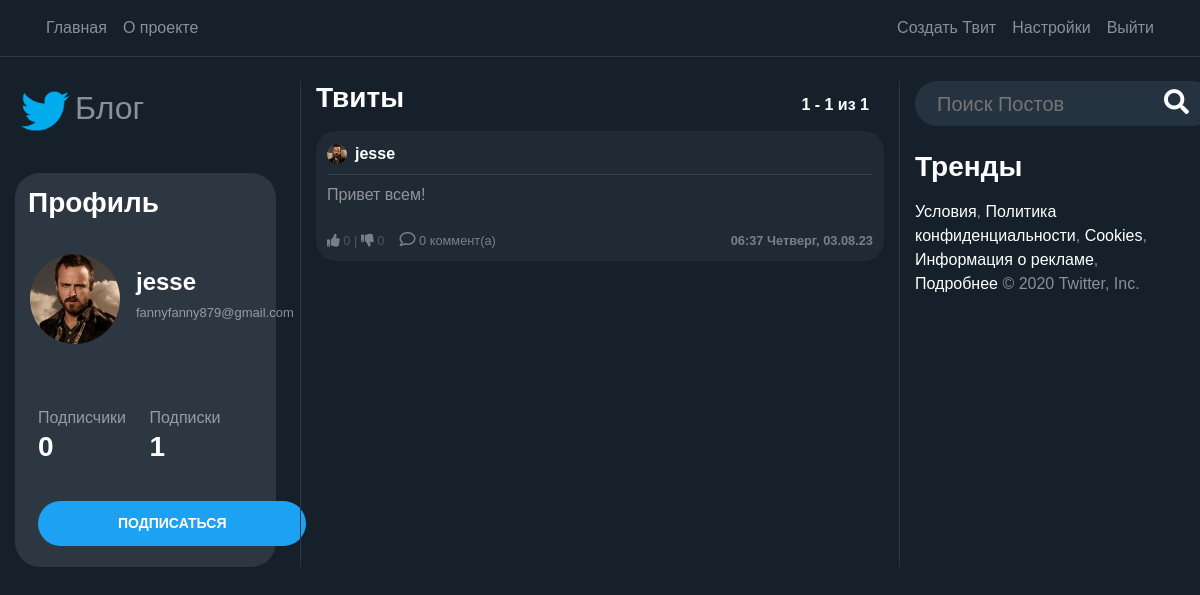
Screenshot of /user/jesse (signed in) with the database file from the repository.
### users/models.py (models this page shows, shortened)
class Profile(models.Model):
    user = models.OneToOneField(User, on_delete=models.CASCADE)
    image = models.ImageField(default='default.png', upload_to='profile_pics')
    @property
    def followers(self):
        return Follow.objects.filter(follow_user=self.user).count()
    @property
    def following(self):
        return Follow.objects.filter(user=self.user).count()

### blog/models.py (models this page shows, shortened)
class Post(models.Model):
    content = models.TextField(max_length=1000)
    date_posted = models.DateTimeField(default=timezone.now)
    author = models.ForeignKey(User, on_delete=models.CASCADE)
    likes= models.IntegerField(default=0)
    dislikes= models.IntegerField(default=0)
    @property
    def number_of_comments(self):
        return Comment.objects.filter(post_connected=self).count()

### blog/views.py (the view, shortened to what this page needs)
# urls.py: path('user/<str:username>', UserPostListView.as_view(), name='user-posts'),
class UserPostListView(LoginRequiredMixin, ListView):
    model = Post
    template_name = 'blog/user_posts.html'
    context_object_name = 'posts'
    paginate_by = PAGINATION_COUNT
    def visible_user(self):
        return get_object_or_404(User, username=self.kwargs.get('username'))
    def get_context_data(self, **kwargs):
        visible_user = self.visible_user()
        logged_user = self.request.user
        print(logged_user.username == '', file=sys.stderr)
        if logged_user.username == '' or logged_user is None:
            can_follow = False
        else:
            can_follow = (Follow.objects.filter(user=logged_user,
                                                follow_user=visible_user).count() == 0)
        data = super().get_context_data(**kwargs)
        data['user_profile'] = visible_user
        data['can_follow'] = can_follow
        return data
    def get_queryset(self):
        user = self.visible_user()
        return Post.objects.filter(author=user).order_by('-date_posted')

### blog/templates/blog/user_posts.html
{% extends "blog/home.html" %}

### blog/templates/blog/home.html (shortened to what this page needs)
{% extends "blog/base.html" %}
{% load static %}
{% block content %}
    <div class="row">
        <div class="col-12 col-md-3 pr-4 dont-move">
            <a href="/"> <h2><img class="img-fluid" width="60" src="{% static 'blog/logo.png' %}">Блог</h2></a><br>
            <div class="profile-section">
            <h3 class="white-important p-2">
                Профиль
            </h3>
            <article class="media content-section" style="height: 140px; width: 100%">
                {%  if user_profile != None %}
                    <div class="mt-2 d-flex full-width align-items-center">
                        <img
                           class="rounded-circle mr-3 img-fluid"
                           style="width: 90px; height: 90px;"
                           src="{{ user_profile.profile.image.url }}">
                        <div>
                            <h4 style="text-align: left"
                                    class="white-important">
                                {{ user_profile.username }}
                            </h4>
                            <h6 style="text-align: left"
                                    class="email-profile">
                                {{ user.email }}
                            </h6>
                        </div>
                    </div>
                {%  endif %}
            </article>
            <article class="media content-section">
                <div class="row full-width pl-2">
                    <div class="col-6">
                            Подписчики
                    </div>
                    <div class="col-6">
                            Подписки
                    </div>
                    {%  if user_profile != None %}
                        <div class="col-6">
                            <h3 class="white-important follow-click">
                                <a href="{% url 'user-followers' user_profile.username %}">
                                    {{ user_profile.profile.followers }}
                                </a>
                            </h3>
                        </div>
                         <div class="col-6">
                            <a href="{% url 'user-follows' user_profile.username %}">
                                <h3 class="white-important follow-click">
                                    {{ user_profile.profile.following }}
                                </h3>
                            </a>
                        </div>
                    {%  endif %}
                </div>
            </article>
            <div class="d-flex">
                {%  if user_profile is not None and user_profile.id != user.id  and user.username != '' %}
                    <form method="POST">
                        <div class="form-group">
                            <button style="margin-left: 18px" class="btn btn-sm btn-outline-primary"
                                    name="{% if can_follow %}follow{% else %}unfollow{% endif %}"
                                    type="submit">
                                 {% if can_follow %}
                                     ПОДПИСАТЬСЯ
                                 {% else %}
                                     ОТПИСАТЬСЯ
                                 {% endif %}
                            </button>
                        </div>
                    </form>
                {% endif %}
            </div>
            </div>
        </div>
        <div class="col-12 col-md-6 scrollable" >
            <div class="full-width row">
                <div class="col-6">
                    <h3 class="white-important mb-3">
                        Твиты
                    </h3>
                </div>
                 <div class="col-6 no-padding">
                    <h6
                            style="position: absolute; bottom: 0; right: 0"
                            class="white-important mb-3">
                        {{ page_obj.start_index }} - {{ page_obj.end_index }} из
                        {{ paginator.count }}
                    </h6>
                </div>
            </div>
            {% for post in posts %}
                <article class="media content-section hovered-tweet">
                <div style="width: 100%; word-break: break-all;">
                    <div class="pb-2 row m-0" style="width: 100%; margin-right: 0 !important;">
                       <div
                               style="padding-left: 0px !important;"
                               class="col-8 no-padding d-flex align-items-center">
                           <img
                               class="rounded-circle mr-2"
                               style="width: 20px; height: 20px;"
                               src="{{ post.author.profile.image.url }}">
                           <a class="mr-2 white-important" href="{% url 'user-posts' post.author %}">
                               {{ post.author }}
                           </a>
                       </div>
                       <div class="col-4 d-flex flex-row-reverse no-padding align-items-center"
                            style="padding-right: 0 !important;">
                       </div>
                   </div>
                    <div
                            class="mb-2"
                            style="width: 100%; height: 1px; background-color: rgba(255, 255, 255, 0.1)"></div>
                    <a
                            style="color: rgba(255, 255, 255, 0.5) !important;"
                            href="{% url 'post-detail' post.id %}">
                        <p class="mb-4">
                            {{ post.content }}
                        </p>
                    </a>
                        <div class="row">
                            <div class="col-6" style="display: flex;">
                                <small style="opacity: 0.4;">
                                    <a href="#" onClick="document.getElementById('likebutton').submit()"><i class="fas fa-thumbs-up"></i></a> {{post.likes}}   |   <a href="#" onClick="document.getElementById('dislikebutton').submit()"><i class="fas fa-thumbs-down"></i></a> {{post.dislikes}}
                                </small>
                                <small style="opacity: 0.4; margin-left:15px;">
                                    <a href="/post/{{post.id}}/">
                                        <i style=" font-size: 16px;" class="far fa-comment"></i> {{ post.number_of_comments }} коммент(а)
                                    </a>
                                </small>
                            </div>
                            <div class="col-6">
                                <small
                                        style="opacity: 0.4;"
                                    class="white-important d-flex full-width flex-row-reverse">
                                    {{ post.date_posted | date:"H:i l, d.m.y" }}
                                </small>
                            </div>
                        </div>
                </div>
                </article>
            {% endfor %}
        </div>
        <div class="col-12 col-md-3 dont-move">
            <form action="{% url 'search' %}" method="post">{% csrf_token %}
                <div class="search-container">
                    <div class="search">
                    <input required name="search" type="text" id="zip-code-input" placeholder="Поиск Постов">
                    <button type="submit" style="border:0; background: transparent;"><i class="fa fa-search"></i> </button> </a>
                </form>
              </div>
            </div>
            <h3 class="white-important mb-3 mt-4"> Тренды </h3>
                <p><a href="">Условия</a>,
<a href="">Политика конфиденциальности</a>,
<a href="">Cookies</a>,
<a href="">Информация о рекламе</a>,
<a href="">Подробнее</a>
© 2020 Twitter, Inc.</p>
        </div>
    </div>
{% endblock content %}

### blog/static/blog/main.css (style rules this page uses)
:root { --muted-color: rgba(255, 255, 255, 0.5); }
body { background: #15202b; color: var(--muted-color); margin-top: 5rem; }
h1, h2, h3, h4, h5, h6 { color: var(--muted-color); }
.content-section { padding: 10px 10px; margin-bottom: 20px; }
.no-padding { padding: 0 !important; }
a { color: white; text-underline: none; text-decoration: none !important; }
article { border-radius: 4px; }
.white-important { color: white; font-weight: bold; }
.full-width { width: 100% }
.btn-outline-primary { border-color: white; color: white !important; padding: 12px 80px 12px 80px; font-weight: bold; background-color: #1da1f2; border:0; border-radius: 25px; }
.hovered-tweet { background-color: #90909017; border-radius: 20px; }
.hovered-tweet { border: 1px solid transparent; }
.profile-section { background-color: #2d3741; padding: 5px; border-radius: 25px; }
.scrollable { overflow-y: auto; border-left: 1px solid #2d3741; border-right: 1px solid #2d3741; }
.email-profile { font-size: 13px; outline: hidden; }

### blog/static/blog/style.css (style rules this page uses)
body { font-family: Arial, Helvetica, sans-serif; height: 100vh; margin: 0; padding: 0; }
.search-container { width: 300px; height: 45px; background-color: #253341; border-radius: 30px; display: flex; }
.search-container input { width: 100%; font-size: 20px; background-color: transparent; border: 0; color: white; }
.search-container .search { flex-grow: 1; display: flex; align-items: center; padding-left: 20px; padding-right: 20px; }
.search i { font-size: 25px; color: white; }
.search i { cursor: pointer; }

### rows the page displays
Post: author.profile.image (picture), author "jesse", content "Привет всем!", likes "0", dislikes "0", number_of_comments "0", date_posted "06:37 Четверг, 03.08.23"

### other values shown
{{ user_profile.username }} "jesse"
{{ user.email }} "fannyfanny879@gmail.com"
{{ user_profile.profile.followers }} "0"
{{ user_profile.profile.following }} "1"
{{ page_obj.start_index }} "1"
{{ page_obj.end_index }} "1"
{{ paginator.count }} "1"
